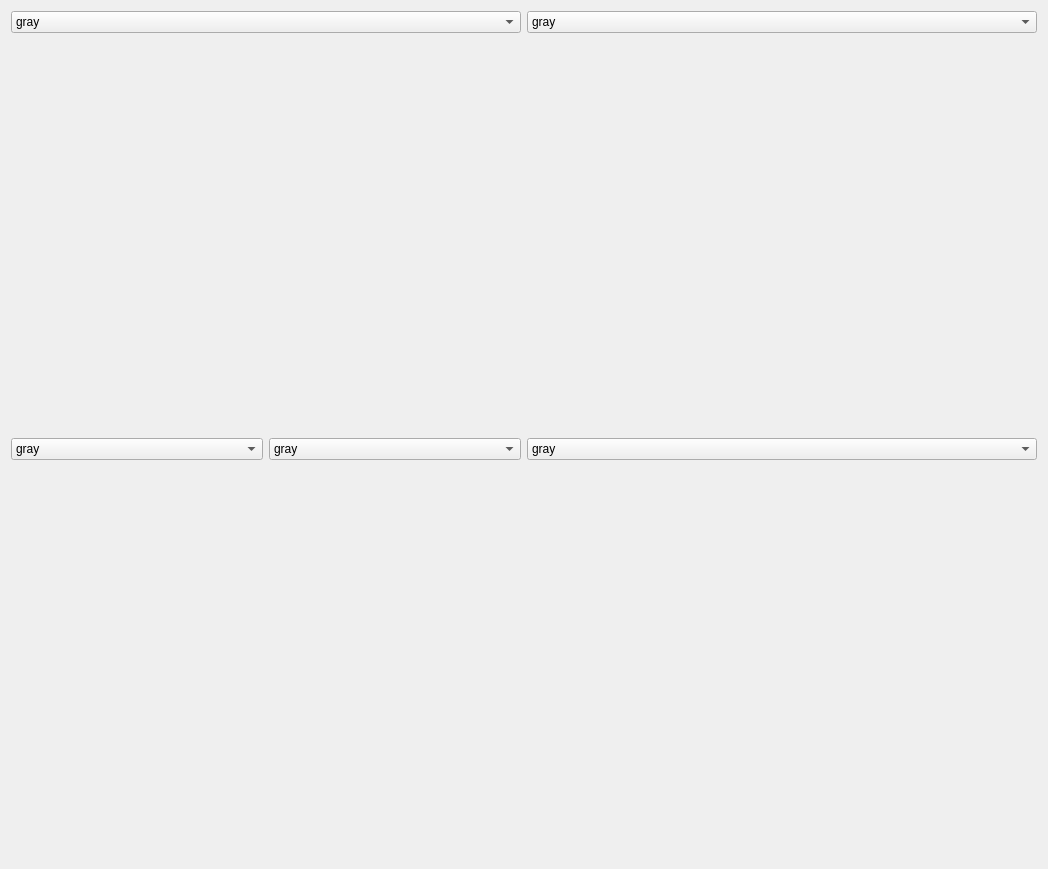
<?xml version="1.0" encoding="UTF-8"?>
<ui version="4.0">
 <class>Form</class>
 <widget class="QWidget" name="Form">
  <property name="geometry">
   <rect>
    <x>0</x>
    <y>0</y>
    <width>1048</width>
    <height>869</height>
   </rect>
  </property>
  <property name="windowTitle">
   <string>Synchronised Segment Stripes</string>
  </property>
  <layout class="QGridLayout" name="gridLayout">
   <item row="0" column="0">
    <layout class="QHBoxLayout" name="horizontalLayout_2">
     <item>
      <layout class="QVBoxLayout" name="verticalLayout_6">
       <item>
        <layout class="QVBoxLayout" name="verticalLayout_5">
         <item>
          <widget class="QComboBox" name="cmapCombi">
           <item>
            <property name="text">
             <string>gray</string>
            </property>
           </item>
           <item>
            <property name="text">
             <string>prism</string>
            </property>
           </item>
           <item>
            <property name="text">
             <string>autumn</string>
            </property>
           </item>
           <item>
            <property name="text">
             <string>cool</string>
            </property>
           </item>
           <item>
            <property name="text">
             <string>spring</string>
            </property>
           </item>
           <item>
            <property name="text">
             <string>summer</string>
            </property>
           </item>
           <item>
            <property name="text">
             <string>winter</string>
            </property>
           </item>
          </widget>
         </item>
         <item>
          <widget class="MatplotlibWidget" name="SSSCombi"/>
         </item>
        </layout>
       </item>
       <item>
        <layout class="QHBoxLayout" name="horizontalLayout">
         <item>
          <layout class="QVBoxLayout" name="verticalLayout">
           <item>
            <widget class="QComboBox" name="cmap1">
             <item>
              <property name="text">
               <string>gray</string>
              </property>
             </item>
             <item>
              <property name="text">
               <string>prism</string>
              </property>
             </item>
             <item>
              <property name="text">
               <string>autumn</string>
              </property>
             </item>
             <item>
              <property name="text">
               <string>cool</string>
              </property>
             </item>
             <item>
              <property name="text">
               <string>spring</string>
              </property>
             </item>
             <item>
              <property name="text">
               <string>summer</string>
              </property>
             </item>
             <item>
              <property name="text">
               <string>winter</string>
              </property>
             </item>
            </widget>
           </item>
           <item>
            <widget class="MatplotlibWidget" name="SSS1"/>
           </item>
          </layout>
         </item>
         <item>
          <layout class="QVBoxLayout" name="verticalLayout_2">
           <item>
            <widget class="QComboBox" name="cmap2">
             <item>
              <property name="text">
               <string>gray</string>
              </property>
             </item>
             <item>
              <property name="text">
               <string>prism</string>
              </property>
             </item>
             <item>
              <property name="text">
               <string>autumn</string>
              </property>
             </item>
             <item>
              <property name="text">
               <string>cool</string>
              </property>
             </item>
             <item>
              <property name="text">
               <string>spring</string>
              </property>
             </item>
             <item>
              <property name="text">
               <string>summer</string>
              </property>
             </item>
             <item>
              <property name="text">
               <string>winter</string>
              </property>
             </item>
            </widget>
           </item>
           <item>
            <widget class="MatplotlibWidget" name="SSS2"/>
           </item>
          </layout>
         </item>
        </layout>
       </item>
      </layout>
     </item>
     <item>
      <layout class="QVBoxLayout" name="verticalLayout_7">
       <item>
        <layout class="QVBoxLayout" name="verticalLayout_3">
         <item>
          <widget class="QComboBox" name="cmap3">
           <item>
            <property name="text">
             <string>gray</string>
            </property>
           </item>
           <item>
            <property name="text">
             <string>prism</string>
            </property>
           </item>
           <item>
            <property name="text">
             <string>autumn</string>
            </property>
           </item>
           <item>
            <property name="text">
             <string>cool</string>
            </property>
           </item>
           <item>
            <property name="text">
             <string>spring</string>
            </property>
           </item>
           <item>
            <property name="text">
             <string>summer</string>
            </property>
           </item>
           <item>
            <property name="text">
             <string>winter</string>
            </property>
           </item>
          </widget>
         </item>
         <item>
          <widget class="MatplotlibWidget" name="SSS3"/>
         </item>
        </layout>
       </item>
       <item>
        <layout class="QVBoxLayout" name="verticalLayout_4">
         <item>
          <widget class="QComboBox" name="cmap4">
           <item>
            <property name="text">
             <string>gray</string>
            </property>
           </item>
           <item>
            <property name="text">
             <string>prism</string>
            </property>
           </item>
           <item>
            <property name="text">
             <string>autumn</string>
            </property>
           </item>
           <item>
            <property name="text">
             <string>cool</string>
            </property>
           </item>
           <item>
            <property name="text">
             <string>spring</string>
            </property>
           </item>
           <item>
            <property name="text">
             <string>summer</string>
            </property>
           </item>
           <item>
            <property name="text">
             <string>winter</string>
            </property>
           </item>
          </widget>
         </item>
         <item>
          <widget class="MatplotlibWidget" name="SSS4"/>
         </item>
        </layout>
       </item>
      </layout>
     </item>
    </layout>
   </item>
  </layout>
  <zorder>layoutWidget</zorder>
  <zorder>layoutWidget_2</zorder>
  <zorder>layoutWidget_3</zorder>
  <zorder>layoutWidget_4</zorder>
  <zorder>verticalSpacer</zorder>
  <zorder>SSS3</zorder>
  <zorder>SSS4</zorder>
 </widget>
 <customwidgets>
  <customwidget>
   <class>MatplotlibWidget</class>
   <extends>QWidget</extends>
   <header>matplotlibwidget</header>
  </customwidget>
 </customwidgets>
 <resources/>
 <connections/>
</ui>
